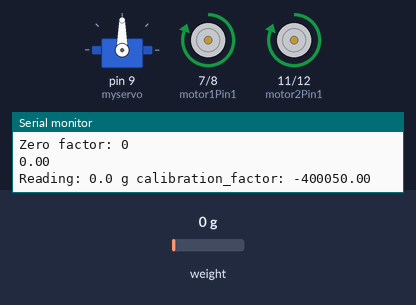
A sketch run on a simulated Arduino Uno, built with avr-gcc and run on an emulated ATmega328P. Parts: servo, motor-driver pin pairs drawn as motors (green arrow = first pin HIGH = forward, orange = second pin HIGH = backward, longer = more drive, scaled by the enable pin), the last lines printed to the serial monitor. The test bench sets the inputs (shaded band); at power-on: weight on the scale 0 g.

Above: at 4.9 s.
5.0 s: weight on the scale set to 3 g
At 7.4 s:
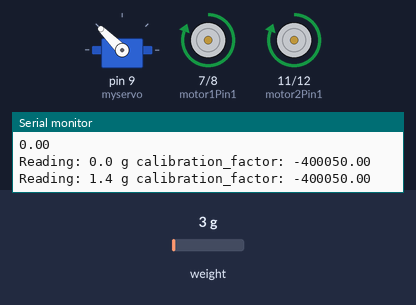
At 8.0 s:
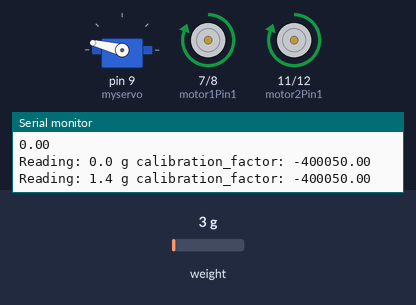
9.9 s: weight on the scale set to 100 g
At 15.27 s:
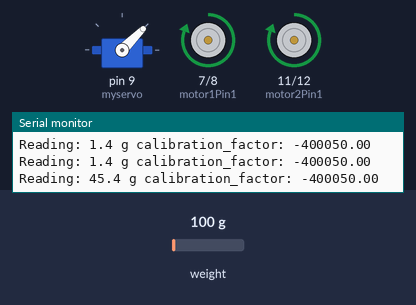
Timing chart, 0 to 24.5 s (numbered marks = the images above; inputs shaded):
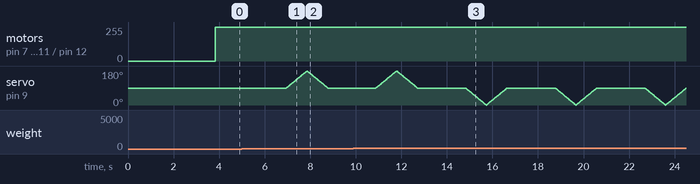

Measured:
- the behaviour switches between 1 and 2 g on weight on the scale (found by bisection; images 0 and 1)
- after the input at 5.0 s, servo on pin 9 (myservo): rises from 90° to 180° in 0.91 s, then falls to 90° in 0.91 s

The sketch:

HX711_Calibration.ino
```cpp
/*
 MS Ramaiah University of Applied Science
*/

#include "HX711.h" //This library can be obtained here http://librarymanager/All#Avia_HX711
#include <Servo.h>
#define LOADCELL_DOUT_PIN  3
#define LOADCELL_SCK_PIN  2

int motor1Pin1 = 7;
int motor1Pin2 = 8;
int motor1EnablePin = 13;
int motor2Pin1 = 11;
int motor2Pin2 = 12;
int motor2EnablePin = 10;


Servo myservo;
HX711 scale;
float weight=0.00;
float caliber=0.00;
float calibration_factor = -400050; //-7050 worked for my 440lb max scale setup
int pos = 0;


void setup() {
   myservo.attach(9);
  Serial.begin(9600);
  Serial.println("HX711 calibration sketch");
  Serial.println("Remove all weight from scale");
  Serial.println("After readings begin, place known weight on scale");
  Serial.println("Press + or a to increase calibration factor");
  Serial.println("Press - or z to decrease calibration factor");

  scale.begin(LOADCELL_DOUT_PIN, LOADCELL_SCK_PIN);
  scale.set_scale();
  scale.tare();	//Reset the scale to 0

  long zero_factor = scale.read_average(); //Get a baseline reading
  Serial.print("Zero factor: "); //This can be used to remove the need to tare the scale. Useful in permanent scale projects.
  Serial.println(zero_factor);
  delay(500);
  scale.set_scale(calibration_factor);
  caliber=scale.get_units()*453.59237;
  Serial.println(caliber);
  pinMode(motor1Pin1, OUTPUT);
  pinMode(motor1Pin2, OUTPUT);
  pinMode(motor1EnablePin, OUTPUT);
  pinMode(motor2Pin1, OUTPUT);
  pinMode(motor2Pin2, OUTPUT);
  pinMode(motor2EnablePin, OUTPUT);
  delay(1000);

}

void loop() {

  scale.set_scale(calibration_factor); //Adjust to this calibration factor

  Serial.print("Reading: ");
  weight=scale.get_units()*453.59237;
  weight=weight-caliber;
  Serial.print(weight, 1);
  Serial.print(" g"); //Change this to kg and re-adjust the calibration factor if you follow SI units like a sane person
  Serial.print(" calibration_factor: ");
  Serial.print(calibration_factor);
  Serial.println();
  {
    digitalWrite(motor1Pin1, HIGH);
    digitalWrite(motor1Pin2, LOW);
    analogWrite(motor1EnablePin, 255);
    digitalWrite(motor2Pin1, HIGH);
    digitalWrite(motor2Pin2, LOW);
    analogWrite(motor2EnablePin, 255);
    delay(1000);
  }


if(weight>=1.5)
{
  for (pos = 90; pos >= 0; pos -= 1) { // goes from 180 degrees to 0 degrees
    myservo.write(pos);              // tell servo to go to position in variable 'pos'
    delay(10);                       // waits 10ms for the servo to reach the position
  }
  for (pos = 0; pos <= 90; pos += 1) { // goes from 0 degrees to 180 degrees
    // in steps of 1 degree
    myservo.write(pos);              // tell servo to go to position in variable 'pos'
    delay(10);                       // waits 10ms for the servo to reach the position
  }
}
if((weight<1.5)&&(weight>0.6))
{    for (pos = 90; pos <= 180; pos += 1) { // goes from 0 degrees to 180 degrees
    // in steps of 1 degree
    myservo.write(pos);              // tell servo to go to position in variable 'pos'
    delay(10);                       // waits 10ms for the servo to reach the position
  }

  for (pos = 180; pos >= 90; pos -= 1) { // goes from 180 degrees to 0 degrees
    myservo.write(pos);              // tell servo to go to position in variable 'pos'
    delay(10);                       // waits 10ms for the servo to reach the position
  }
}


  if(Serial.available())
  {
    char temp = Serial.read();
    if(temp == '+' || temp == 'a')
      calibration_factor += 10;
    else if(temp == '-' || temp == 'z')
      calibration_factor -= 10;
  }
  delay(1000);
}
```
